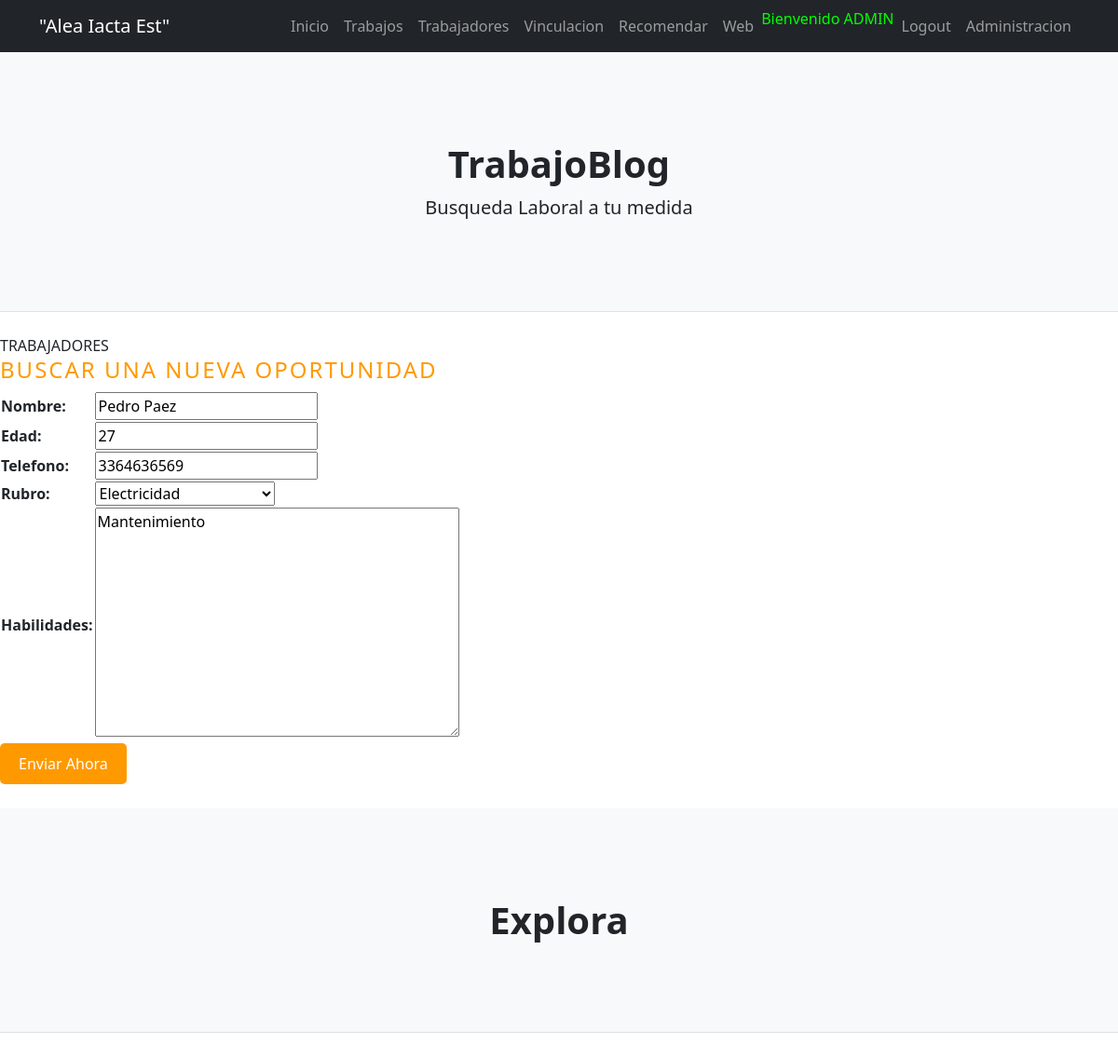
Screenshot of /aplicacionBlog/update_trabajador/1/ (signed in) with the database file from the repository.
### aplicacionBlog/models.py (models this page shows, shortened)
class Trabajador(models.Model):
    nombre = models.CharField(max_length=50)
    edad = models.IntegerField()
    telefono = models.CharField(max_length=20)
    rubro = models.CharField(max_length=50, choices=RUBRO_CHOICES)
    habilidades = models.TextField()

### aplicacionBlog/views.py (the view)
# urls.py: path('update_trabajador/<int:pk>/', TrabajadorUpdate.as_view(), name="update_trabajadores"),
class TrabajadorUpdate(LoginRequiredMixin, UpdateView):
    model = Trabajador
    fields = ['nombre', 'edad', 'telefono', 'rubro', 'habilidades']
    success_url = reverse_lazy('trabajador')

### aplicacionBlog/templates/aplicacionBlog/trabajador_form.html (shortened to what this page needs)
{% extends 'aplicacionBlog/base.html' %}
{% load static %}
{% block cabecera %}
    <div class="masthead-heading text-uppercase">Trabajadores</div>
{% endblock cabecera %}
{% block contenido %}
<body>
    <h3 style="font-size: 24px; color: #ff9900; text-transform: uppercase; letter-spacing: 2px;">Buscar una Nueva Oportunidad</h3>
    <form action="" method="post">
        <table>
            {{ form.as_table }}
        </table>
        <button style="padding: 10px 20px; background-color: #ff9900; color: #fff; border: none; border-radius: 5px; font-size: 16px; cursor: pointer;">Enviar Ahora</button>
    </form>
</body>
{% endblock contenido %}

### aplicacionBlog/templates/aplicacionBlog/base.html (shortened to what this page needs)
<!DOCTYPE html>
<html lang="es">
    <head>
        {% load static %}
        <link href="{% static 'aplicacionBlog/css/styles.css' %}" rel="stylesheet" />
    </head>
    <body>
        <nav class="navbar navbar-expand-lg navbar-dark bg-dark">
            <div class="container">
                <a class="navbar-brand">"Alea Iacta Est"</a>
            {% if user.is_authenticated %}
                <div class="collapse navbar-collapse" id="navbarSupportedContent">
                    <ul class="navbar-nav ms-auto mb-2 mb-lg-0">
                        <li class="nav-item"><a class="nav-link" href="{% url 'home' %}">Inicio</a></li>
                        <li class="nav-item"><a class="nav-link" href="{% url 'trabajo' %}">Trabajos</a></li>
                        <li class="nav-item"><a class="nav-link" href="{% url 'trabajador' %}">Trabajadores</a></li>
                        <li class="nav-item"><a class="nav-link" href="{% url 'vinculaciones' %}">Vinculacion</a></li>
                        <li class="nav-item"><a class="nav-link" href="{% url 'recomendaciones' %}">Recomendar</a></li>
                        <li class="nav-item"><a class="nav-link" href="{% url 'inicio' %}">Web</a></li>
                        <p style="color:#00FF00">Bienvenido {{ user.username|upper}}</p>
                        <li class="nav-item"><a class="nav-link" href="{% url 'logout' %}">Logout</a></li>
                        <li class="nav-item"><a class="nav-link" href="{% url 'admin:index' %}">Administracion</a></li>
                    </ul>
                </div>
            {% else %}
                        <a class="btn btn-success" href="{% url 'register' %}">Registro</a></li>
                        <a class="btn btn-info" href="{% url 'login' %}">Login</a></li>
            {% endif %}
            </div>
        </nav>
        <header class="py-5 bg-light border-bottom mb-4">
            <div class="container">
                <div class="text-center my-5">
                    <h1 class="fw-bolder">TrabajoBlog</h1>
                    <p class="lead mb-0">Busqueda Laboral a tu medida</p>
                </div>
            </div>
        </header>
        {% block cabecera %}
        {% endblock cabecera %}
        {% block contenido %}
        {% endblock contenido %}
        <link rel="stylesheet" href="http://cdnjs.cloudflare.com/ajax/libs/font-awesome/6.4.0/css/all.min.css"/>
        <button class="navbar-toggler" type="button" data-bs-toggle="collapse" data-bs-target="#navbarSupportedContent" aria-controls="navbarSupportedContent" aria-expanded="false" aria-label="Toggle navigation"><span class="navbar-toggler-icon"></span></button>
        <header class="py-5 bg-light border-bottom mb-4">
            <div class="container">
                <div class="text-center my-5">
                    <h1 class="fw-bolder">Explora</h1>
                </div>
            </div>
        </header>
    </body>
</html>

### rows the page displays
Trabajador: nombre "Pedro Paez", edad "27", telefono "3364636569", rubro "Electricidad", habilidades "Mantenimiento"

### other values shown
{{ user.username|upper }} "ADMIN"
